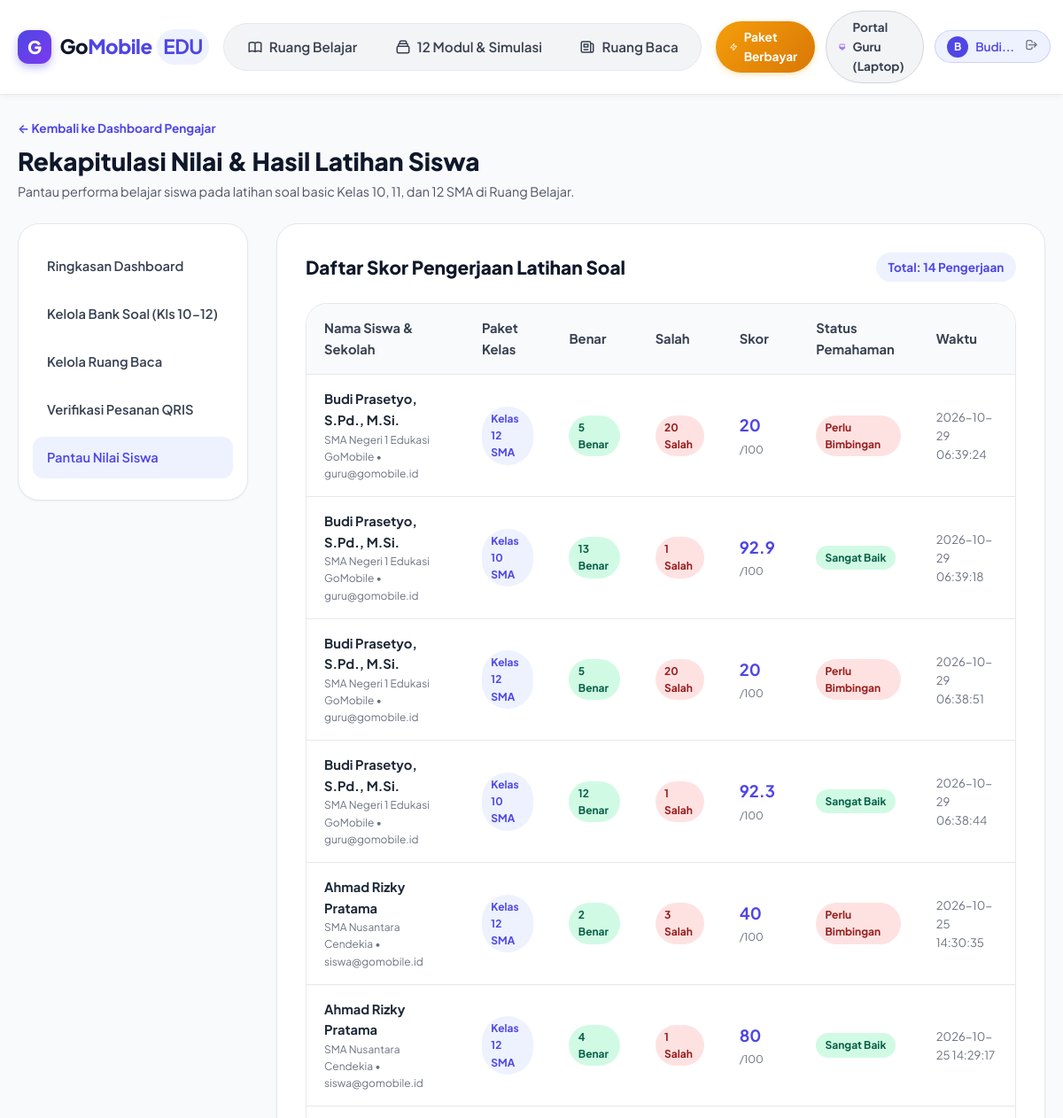
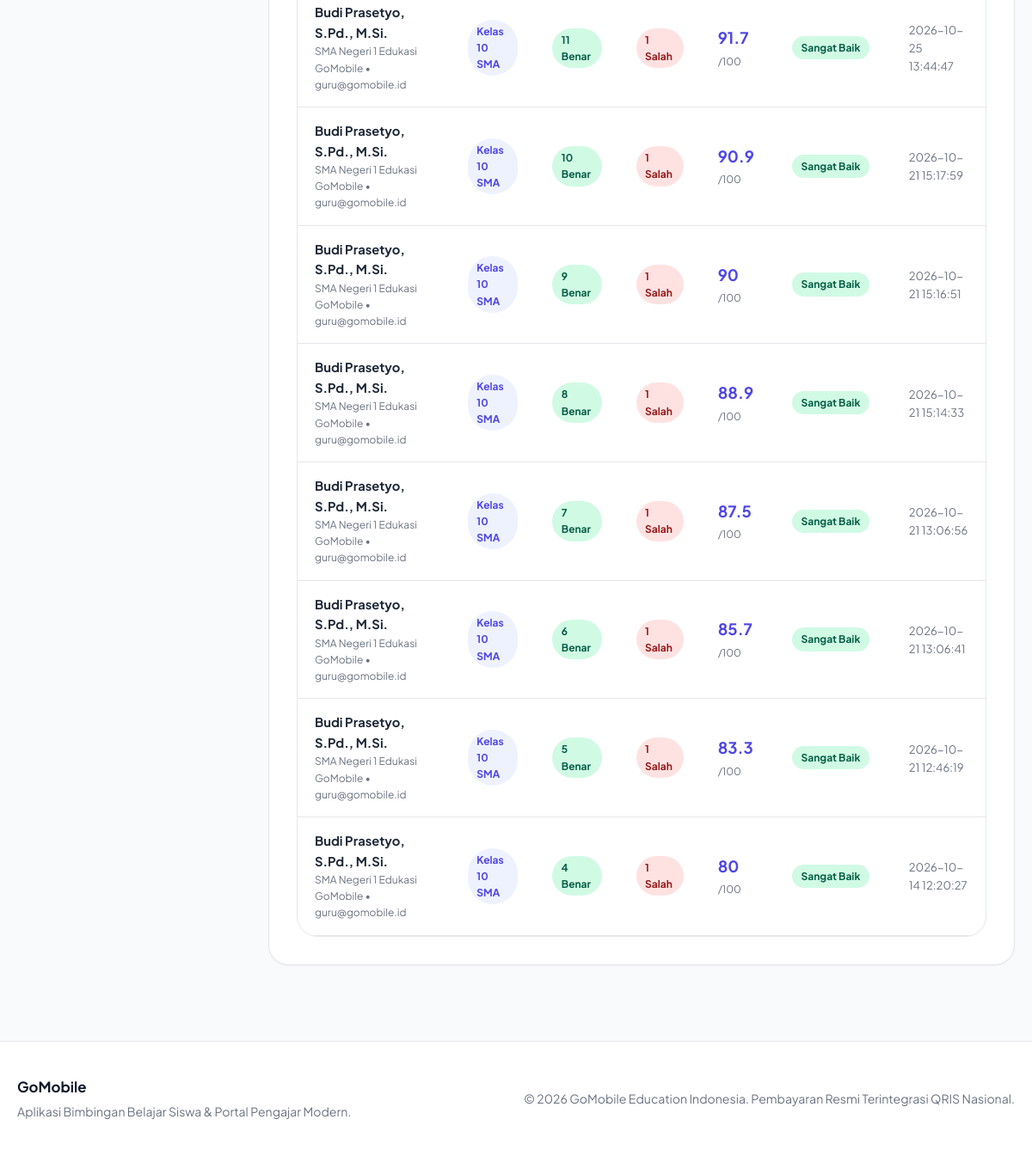
The page /pengajar/nilai-siswa (signed in) on the database its author committed (2 pictures, top to bottom).
### tables this page shows
CREATE TABLE quiz_results (
        id INTEGER PRIMARY KEY AUTOINCREMENT,
        user_id INTEGER NOT NULL,
        grade INTEGER NOT NULL,
        total_questions INTEGER NOT NULL,
        correct_answers INTEGER NOT NULL,
        wrong_answers INTEGER NOT NULL,
        score REAL NOT NULL,
        answers_json TEXT,
        created_at TIMESTAMP DEFAULT CURRENT_TIMESTAMP,
        FOREIGN KEY (user_id) REFERENCES users(id)
    );

CREATE TABLE users (
        id INTEGER PRIMARY KEY AUTOINCREMENT,
        username TEXT UNIQUE NOT NULL,
        email TEXT UNIQUE NOT NULL,
        password_hash TEXT NOT NULL,
        full_name TEXT NOT NULL,
        role TEXT NOT NULL DEFAULT 'siswa', -- 'siswa' or 'pengajar'
        phone TEXT,
        school TEXT,
        created_at TIMESTAMP DEFAULT CURRENT_TIMESTAMP
    , grade INTEGER, specialty TEXT, target_campus TEXT, nip TEXT, avatar_color TEXT);

### app.py (the view)
@app.route('/pengajar/nilai-siswa')
@teacher_required
def teacher_nilai_siswa():
    conn = get_db()
    cursor = conn.cursor()
    cursor.execute('''
    SELECT qr.*, u.full_name as student_name, u.school, u.email
    FROM quiz_results qr
    LEFT JOIN users u ON qr.user_id = u.id
    ORDER BY qr.id DESC
    ''')
    results = cursor.fetchall()
    conn.close()
    return render_template('teacher/nilai_siswa.html', results=results)

### app.py (called while the page is built)
@app.before_request
def load_logged_in_user():
    user_id = session.get('user_id')
    if user_id is None:
        g.user = None
    else:
        conn = get_db()
        cursor = conn.cursor()
        cursor.execute("SELECT * FROM users WHERE id = ?", (user_id,))
        g.user = cursor.fetchone()
        conn.close()

def teacher_required(view):
    @wraps(view)
    def wrapped_view(**kwargs):
        if g.user is None:
            flash("Halaman portal pengajar khusus untuk akun guru. Silakan login terlebih dahulu.", "warning")
            return redirect(url_for('login', role='pengajar', next=request.url))
        if g.user['role'] != 'pengajar':
            flash("Akses ditolak: Akun Anda terdaftar sebagai Siswa. Portal ini khusus untuk Pengajar.", "danger")
            return redirect(url_for('index'))
        return view(**kwargs)
    return wrapped_view

### database.py (called while the page is built, shortened)
def get_db_path():
    if os.environ.get('GOMOBILE_DB_PATH'):
        return os.environ['GOMOBILE_DB_PATH']

def get_db():
    db_path = get_db_path()
    needs_init = not os.path.exists(db_path)
    conn = sqlite3.connect(db_path)
    conn.row_factory = sqlite3.Row
    if needs_init:
        _init_db_tables_and_seeds(conn)
    return conn

### templates/teacher/nilai_siswa.html (shortened to what this page needs)
{% extends "base.html" %}
{% block content %}
<div class="container">
  <div style="margin-bottom:1.5rem;">
    <a href="{{ url_for('teacher_dashboard') }}" style="color:var(--primary);font-size:0.85rem;font-weight:700;text-decoration:none;">
      &larr; Kembali ke Dashboard Pengajar
    </a>
    <h1 style="font-size:1.75rem;font-weight:800;color:var(--dark);margin-top:0.25rem;">
      Rekapitulasi Nilai &amp; Hasil Latihan Siswa
    </h1>
    <p style="color:var(--gray-600);font-size:0.9rem;">
      Pantau performa belajar siswa pada latihan soal basic Kelas 10, 11, dan 12 SMA di Ruang Belajar.
    </p>
  </div>
  <div class="teacher-layout">
    <aside class="teacher-sidebar">
      <ul class="teacher-nav-list">
        <li class="teacher-nav-item"><a href="{{ url_for('teacher_dashboard') }}">Ringkasan Dashboard</a></li>
        <li class="teacher-nav-item"><a href="{{ url_for('teacher_bank_soal') }}">Kelola Bank Soal (Kls 10-12)</a></li>
        <li class="teacher-nav-item"><a href="{{ url_for('teacher_articles') }}">Kelola Ruang Baca</a></li>
        <li class="teacher-nav-item"><a href="{{ url_for('teacher_verifikasi_bayar') }}">Verifikasi Pesanan QRIS</a></li>
        <li class="teacher-nav-item"><a href="{{ url_for('teacher_nilai_siswa') }}" class="active">Pantau Nilai Siswa</a></li>
      </ul>
    </aside>
    <div>
      <div style="background:var(--white);border-radius:var(--radius-xl);border:1px solid var(--gray-200);padding:2rem;box-shadow:var(--shadow-sm);">
        <div style="display:flex;justify-content:space-between;align-items:center;margin-bottom:1.5rem;flex-wrap:wrap;gap:1rem;">
          <h2 style="font-size:1.3rem;font-weight:800;color:var(--dark);">
            Daftar Skor Pengerjaan Latihan Soal
          </h2>
          <span class="badge badge-primary" style="font-size:0.85rem;padding:0.35rem 0.85rem;">
            Total: {{ results|length }} Pengerjaan
          </span>
        </div>
        {% if results %}
        <div class="data-table-wrapper" style="box-shadow:none;">
          <table class="data-table">
            <thead>
              <tr>
                <th>Nama Siswa &amp; Sekolah</th>
                <th>Paket Kelas</th>
                <th>Benar</th>
                <th>Salah</th>
                <th>Skor</th>
                <th>Status Pemahaman</th>
                <th>Waktu</th>
              </tr>
            </thead>
            <tbody>
              {% for res in results %}
              <tr>
                <td>
                  <strong>{{ res.student_name }}</strong>
                  <div style="font-size:0.75rem;color:var(--gray-500);">
                    {{ res.school or 'Siswa Mandiri' }} &bull; {{ res.email }}
                  </div>
                </td>
                <td><span class="badge badge-primary">Kelas {{ res.grade }} SMA</span></td>
                <td><span class="badge badge-success">{{ res.correct_answers }} Benar</span></td>
                <td><span class="badge badge-danger">{{ res.wrong_answers }} Salah</span></td>
                <td>
                  <strong style="color:var(--primary);font-size:1.15rem;">
                    {{ res.score|int if res.score == res.score|int else res.score }}
                  </strong>
                  <span style="font-size:0.75rem;color:var(--gray-500);">/100</span>
                </td>
                <td>
                  {% if res.score >= 80 %}
                    <span class="badge badge-success">Sangat Baik</span>
                  {% elif res.score >= 60 %}
                    <span class="badge badge-warning">Cukup</span>
                  {% else %}
                    <span class="badge badge-danger">Perlu Bimbingan</span>
                  {% endif %}
                </td>
                <td style="color:var(--gray-500);font-size:0.82rem;">{{ res.created_at }}</td>
              </tr>
              {% endfor %}
            </tbody>
          </table>
        </div>
        {% else %}
        <p style="text-align:center;padding:2.5rem;color:var(--gray-500);">Belum ada data pengerjaan latihan siswa.</p>
        {% endif %}
      </div>
    </div>
  </div>
</div>
{% endblock %}

### static/css/style.css (style rules this page uses)
:root { --primary: #4F46E5; --primary-hover: #4338CA; --primary-light: #EEF2FF; --secondary: #06B6D4; --accent: #F59E0B; --success: #10B981; --success-light: #D1FAE5; --danger: #EF4444; --danger-light: #FEE2E2; --dark: #0F172A; --gray-900: #111827; --gray-800: #1F2937; --gray-700: #374151; --gray-600: #4B5563; --gray-500: #6B7280; --gray-400: #9CA3AF; --gray-300: #D1D5DB; --gray-200: #E5E7EB; --gray-100: #F3F4F6; --gray-50: #F9FAFB; --white: #FFFFFF; --radius-sm: 8px; --radius-md: 12px; --radius-lg: 18px; --radius-xl: 24px; --shadow-sm: 0 1px 2px 0 rgba(0, 0, 0, 0.05); --shadow-md: 0 4px 6px -1px rgba(0, 0, 0, 0.1), 0 2px 4px -1px rgba(0, 0, 0, 0.06); --shadow-lg: 0 10px 15px -3px rgba(0, 0, 0, 0.1), 0 4px 6px -2px rgba(0, 0, 0, 0.05); --shadow-xl: 0 20px 25px -5px rgba(0, 0, 0, 0.1), 0 10px 10px -5px rgba(0, 0, 0, 0.04); --font-sans: 'Inter', system-ui, -apple-system, BlinkMacSystemFont, "Segoe UI", Roboto, sans-serif; }
*, *::before, *::after { box-sizing: border-box; margin: 0; padding: 0; }
html { font-size: 16px; scroll-behavior: smooth; -webkit-text-size-adjust: 100%; }
body { font-family: var(--font-sans); background-color: #F8FAFC; color: var(--gray-800); line-height: 1.6; min-height: 100vh; display: flex; flex-direction: column; }
.container { max-width: 1200px; margin: 0 auto; padding: 1.5rem 1.25rem; }
.teacher-layout { display: grid; grid-template-columns: 260px 1fr; gap: 2rem; margin-top: 1.5rem; }
.teacher-sidebar { background: var(--white); border-radius: var(--radius-xl); border: 1px solid var(--gray-200); padding: 1.5rem 1rem; box-shadow: var(--shadow-sm); align-self: start; }
.teacher-nav-list { list-style: none; display: flex; flex-direction: column; gap: 0.4rem; }
.teacher-nav-item a { display: flex; align-items: center; gap: 0.75rem; padding: 0.75rem 1rem; border-radius: var(--radius-md); color: var(--gray-700); text-decoration: none; font-weight: 600; font-size: 0.92rem; transition: all 0.2s ease; }
.teacher-nav-item a.active { background: var(--primary-light); color: var(--primary); }
.data-table-wrapper { background: var(--white); border-radius: var(--radius-xl); border: 1px solid var(--gray-200); overflow-x: auto; box-shadow: var(--shadow-sm); }
.data-table { width: 100%; border-collapse: collapse; text-align: left; font-size: 0.92rem; }
.data-table th { background: var(--gray-50); padding: 1rem 1.25rem; font-weight: 700; color: var(--gray-700); border-bottom: 1px solid var(--gray-200); }
.data-table td { padding: 1rem 1.25rem; border-bottom: 1px solid var(--gray-200); color: var(--gray-800); }
.badge { display: inline-block; padding: 0.25rem 0.65rem; border-radius: 999px; font-size: 0.75rem; font-weight: 700; }
.badge-success { background: var(--success-light); color: #065F46; }
.badge-danger { background: var(--danger-light); color: #991B1B; }
.badge-primary { background: var(--primary-light); color: var(--primary); }

### templates/base.html (style rules this page uses)
body { font-family: 'Plus Jakarta Sans', var(--font-sans); }

### rows shown on the page
quiz_results: student_name "Budi Prasetyo, S.Pd., M.Si.", school "SMA Negeri 1 Edukasi GoMobile", email "guru@gomobile.id", grade "12", correct_answers "5", wrong_answers "20", score "20", shows "Perlu Bimbingan", created_at "2026-10-29 06:39:24"
quiz_results: student_name "Budi Prasetyo, S.Pd., M.Si.", school "SMA Negeri 1 Edukasi GoMobile", email "guru@gomobile.id", grade "10", correct_answers "13", wrong_answers "1", score "92.9", shows "Sangat Baik", created_at "2026-10-29 06:39:18"
quiz_results: student_name "Budi Prasetyo, S.Pd., M.Si.", school "SMA Negeri 1 Edukasi GoMobile", email "guru@gomobile.id", grade "12", correct_answers "5", wrong_answers "20", score "20", shows "Perlu Bimbingan", created_at "2026-10-29 06:38:51"
quiz_results: student_name "Budi Prasetyo, S.Pd., M.Si.", school "SMA Negeri 1 Edukasi GoMobile", email "guru@gomobile.id", grade "10", correct_answers "12", wrong_answers "1", score "92.3", shows "Sangat Baik", created_at "2026-10-29 06:38:44"
quiz_results: student_name "Ahmad Rizky Pratama", school "SMA Nusantara Cendekia", email "siswa@gomobile.id", grade "12", correct_answers "2", wrong_answers "3", score "40", shows "Perlu Bimbingan", created_at "2026-10-25 14:30:35"
quiz_results: student_name "Ahmad Rizky Pratama", school "SMA Nusantara Cendekia", email "siswa@gomobile.id", grade "12", correct_answers "4", wrong_answers "1", score "80", shows "Sangat Baik", created_at "2026-10-25 14:29:17"
quiz_results: student_name "Budi Prasetyo, S.Pd., M.Si.", school "SMA Negeri 1 Edukasi GoMobile", email "guru@gomobile.id", grade "10", correct_answers "11", wrong_answers "1", score "91.7", shows "Sangat Baik", created_at "2026-10-25 13:44:47"
quiz_results: student_name "Budi Prasetyo, S.Pd., M.Si.", school "SMA Negeri 1 Edukasi GoMobile", email "guru@gomobile.id", grade "10", correct_answers "10", wrong_answers "1", score "90.9", shows "Sangat Baik", created_at "2026-10-21 15:17:59"
quiz_results: student_name "Budi Prasetyo, S.Pd., M.Si.", school "SMA Negeri 1 Edukasi GoMobile", email "guru@gomobile.id", grade "10", correct_answers "9", wrong_answers "1", score "90", shows "Sangat Baik", created_at "2026-10-21 15:16:51"
quiz_results: student_name "Budi Prasetyo, S.Pd., M.Si.", school "SMA Negeri 1 Edukasi GoMobile", email "guru@gomobile.id", grade "10", correct_answers "8", wrong_answers "1", score "88.9", shows "Sangat Baik", created_at "2026-10-21 15:14:33"
quiz_results: student_name "Budi Prasetyo, S.Pd., M.Si.", school "SMA Negeri 1 Edukasi GoMobile", email "guru@gomobile.id", grade "10", correct_answers "7", wrong_answers "1", score "87.5", shows "Sangat Baik", created_at "2026-10-21 13:06:56"
quiz_results: student_name "Budi Prasetyo, S.Pd., M.Si.", school "SMA Negeri 1 Edukasi GoMobile", email "guru@gomobile.id", grade "10", correct_answers "6", wrong_answers "1", score "85.7", shows "Sangat Baik", created_at "2026-10-21 13:06:41"
quiz_results: student_name "Budi Prasetyo, S.Pd., M.Si.", school "SMA Negeri 1 Edukasi GoMobile", email "guru@gomobile.id", grade "10", correct_answers "5", wrong_answers "1", score "83.3", shows "Sangat Baik", created_at "2026-10-21 12:46:19"
quiz_results: student_name "Budi Prasetyo, S.Pd., M.Si.", school "SMA Negeri 1 Edukasi GoMobile", email "guru@gomobile.id", grade "10", correct_answers "4", wrong_answers "1", score "80", shows "Sangat Baik", created_at "2026-10-14 12:20:27"

### other values the page prints
{{ session.get('user_name', 'U')[0]|upper }} "B"
{{ session.get('user_name', 'Akun')|truncate(12) }} "Budi..."
{{ results|length }} "14"
